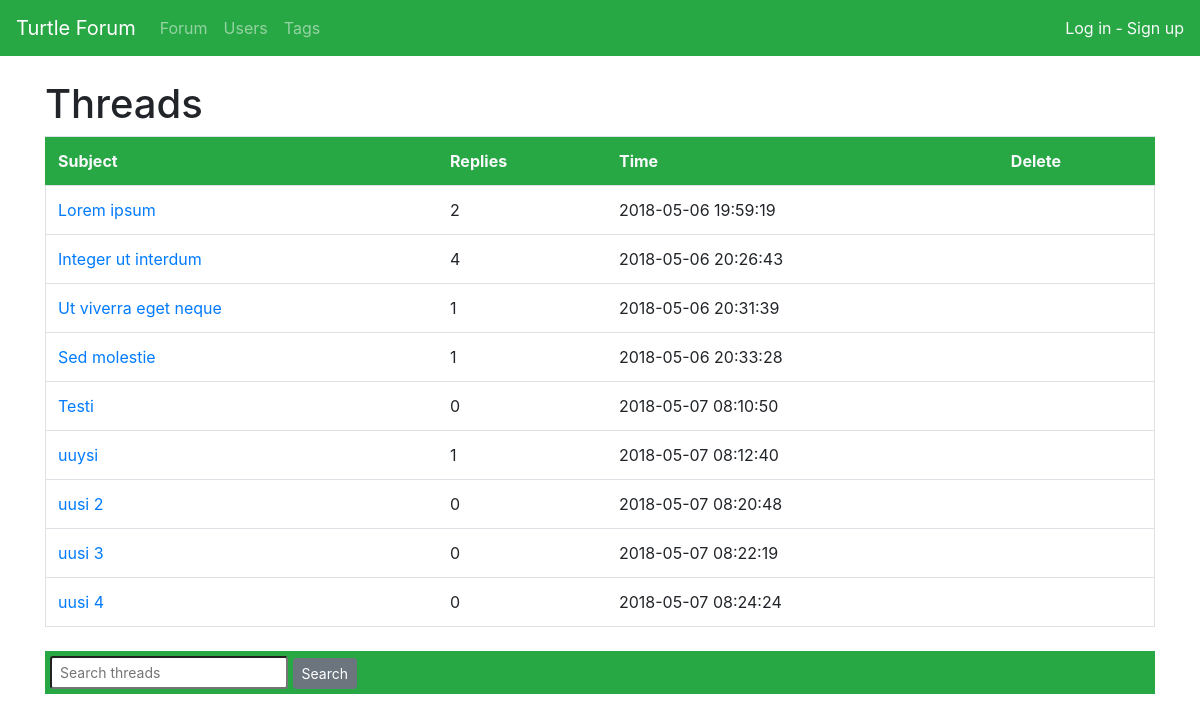
The app's page /threads/, older data.
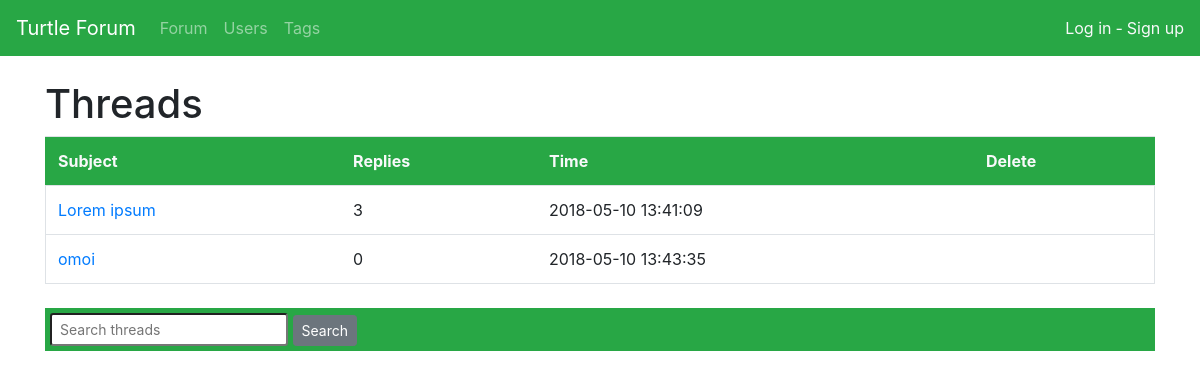
The same page, newer data.
### application/thread/models.py (models this page shows, shortened)
class Thread(Base):
    subject = db.Column(db.String(128), nullable=False)
    text = db.Column(db.String(8096), nullable=False)
    account_id = db.Column(db.Integer, db.ForeignKey('account.id'), nullable=False)
    messages = db.relationship("Message", backref='thread', lazy=True)
    taggings = db.relationship("Tagging", backref='thread', lazy=True)
    @staticmethod
    def thread_list():
        stmt = text("SELECT Thread.id, Thread.subject, Thread.date_created, Thread.account_id, Account.username, COUNT(Message.id) AS messages FROM Thread"
                     " LEFT JOIN Account ON Thread.account_id = Account.id"
                     " LEFT JOIN Message ON Thread.id = Message.thread_id"
                     " GROUP BY Thread.id, Account.username"
                     " ORDER BY Thread.date_created")
        res = db.engine.execute(stmt)
        return Thread.make_list(res)
    @staticmethod
    def make_list(res):
        threads = []
        for row in res:
            threads.append({"id":row[0], "subject":row[1], "date_created":row[2], "user_id":row[3], "username":row[4], "messages":row[5], "unread":0})
        for thread in threads:
            if current_user == None:
                thread["unread"] = thread["messages"]
            elif current_user.is_authenticated:
                thread["unread"] = Read.unread_count(current_user.id, thread["id"])
            else:
                thread["unread"] = thread["messages"]
        return threads

### application/thread/views.py (the view)
@app.route("/threads/", methods=["GET"])
def thread_index(threads=None, thread_create=Thread("", "", None), show_errors=False, search_text=None, tag=None):
    if threads == None:
        threads = Thread.thread_list()
    return render_template("thread_index.html",
                            threads=threads,
                            thread_create=thread_create,
                            show_errors=show_errors,
                            search_text=search_text,
                            tag=tag)

### application/templates/thread_index.html (shortened to what this page needs)
{% extends "layout.html" %}
{% block body %}
{% if search_text != None %}
<h1>Threads matching "{{ search_text }}"</h1>
{% elif tag != None %}
<h1>Threads tagged with "{{ tag.name }}"</h1>
{% else %}
<h1>Threads</h1>
{% endif %}
<table class="table">
  <tr class="border border-success bg-success text-light">
    <th>Subject</th>
    <th>Replies</th>
    <th>Time</th>
    <th>Delete</th>
  </tr>
  {% for thread in threads %}
  <tr class="border-left border-right border-bottom border-top-0">
    <td><a href="{{ url_for('thread', thread_id=thread.id) }}">{{ thread.subject }}
    </a></td>
    <td>{{ thread.messages }}</td>
    <td>{{ thread.date_created }}</td>
    {% if current_user.admin or (current_user.id==thread.user_id and thread.messages==0) %}
    <td>
    <form method="POST" action="{{ url_for('thread_delete', thread_id=thread.id) }}">
      <button type="submit" class="btn btn-secondary btn-sm">Delete</button>
    </form>
    </td>
    {% else %}
    <td/>
    {% endif %}
  </tr>
  {% endfor %}
</table>
<div class="mt-4 mb-4">
  <form class="form-inline" method="POST" action="{{ url_for('thread_search') }}">
    <div class="container border border-success bg-success p-1">
      <input type="text" class="form-control-sm" name="text" placeholder="Search threads">{{ text }}</input>
      <button type="submit" class="btn btn-secondary btn-sm">Search</button>
    </div>
  </form>
</div>
{% endblock %}

### application/templates/layout.html (shortened to what this page needs)
  <!DOCTYPE html>
  <html>
    <head>
      <link rel="stylesheet" href="https://maxcdn.bootstrapcdn.com/bootstrap/4.0.0/css/bootstrap.min.css">
      <link rel="stylesheet" type="text/css" href="{{ url_for('static',filename='styles/style.css') }}">
    </head>
    <body>
    <nav class="navbar navbar-expand-md navbar-dark bg-success mb-4">
      <a class="navbar-brand" href="{{ url_for('index') }}">Turtle Forum</a>
      <div class="collapse navbar-collapse" id="navbarCollapse">
              <ul class="navbar-nav mr-auto">
                <li class="nav-item">
                  <a class="nav-link" href="{{ url_for('thread_index') }} ">Forum</a>
                </li>
                <li class="nav-item">
                  <a class="nav-link" href="{{ url_for('user_index') }} ">Users</a>
                </li>
                <li class="nav-item">
                  <a class="nav-link" href="{{ url_for('tag_index') }} ">Tags</a>
                </li>
              </ul>
              <div class="form-inline mt-2 mt-md-0">
                {% if current_user.is_authenticated %}
                <h class="text-light mr-1">Logged in as</h>
                <a class="text-light" href="{{ url_for('user', user_id=current_user.id) }}">{{ current_user.username }}</a>
                <h class="text-light m-1">-</h>
                <a class="text-light" href="{{ url_for('user_logout') }}"> Log out</a>
                {% else %}
                <a class="text-light" href="{{ url_for('user_login_form') }}">Log in </a>
                <h class="text-light m-1">-</h>
                <a class="text-light" href="{{ url_for('user_create_form') }}"> Sign up</a>
                {% endif %}
              </div>
      </div>
    </nav>
    <main role="main" class="container">
      {% block body %}{% endblock %}
    </main>
    </body>
  </html>

Row changes from the older to the newer data that the page shows:
removed Thread: subject "Integer ut interdum", messages "4", date_created "2018-05-06 20:26:43"
removed Thread: subject "Ut viverra eget neque", messages "1", date_created "2018-05-06 20:31:39"
removed Thread: subject "Sed molestie", messages "1", date_created "2018-05-06 20:33:28"
removed Thread: subject "Testi", messages "0", date_created "2018-05-07 08:10:50"
removed Thread: subject "uuysi", messages "1", date_created "2018-05-07 08:12:40"
removed Thread: subject "uusi 2", messages "0", date_created "2018-05-07 08:20:48"
removed Thread: subject "uusi 3", messages "0", date_created "2018-05-07 08:22:19"
removed Thread: subject "uusi 4", messages "0", date_created "2018-05-07 08:24:24"
changed Thread "Lorem ipsum": messages "2" → "3"; date_created "2018-05-06 19:59:19" → "2018-05-10 13:41:09"
added Thread: subject "omoi", messages "0", date_created "2018-05-10 13:43:35"
